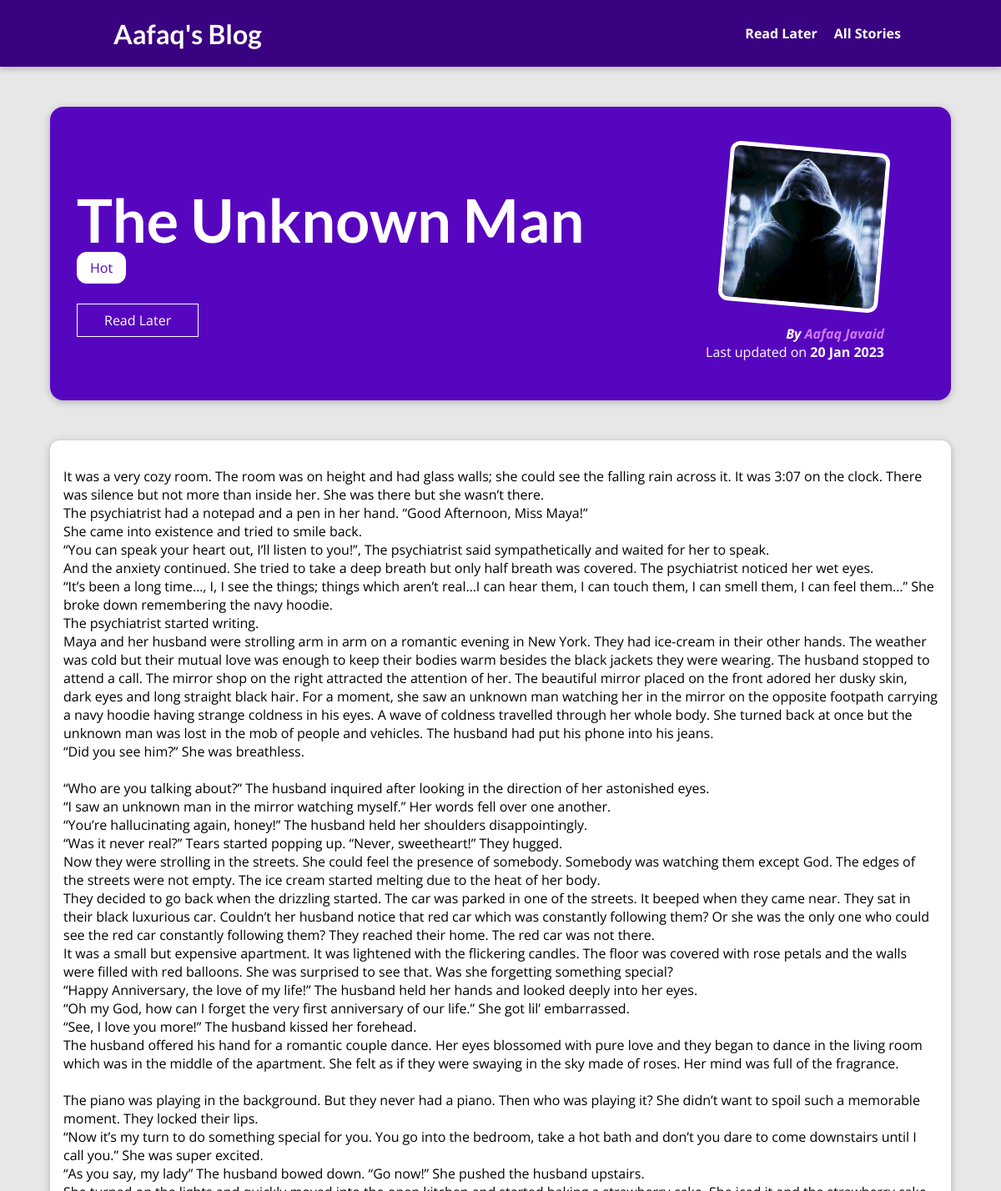
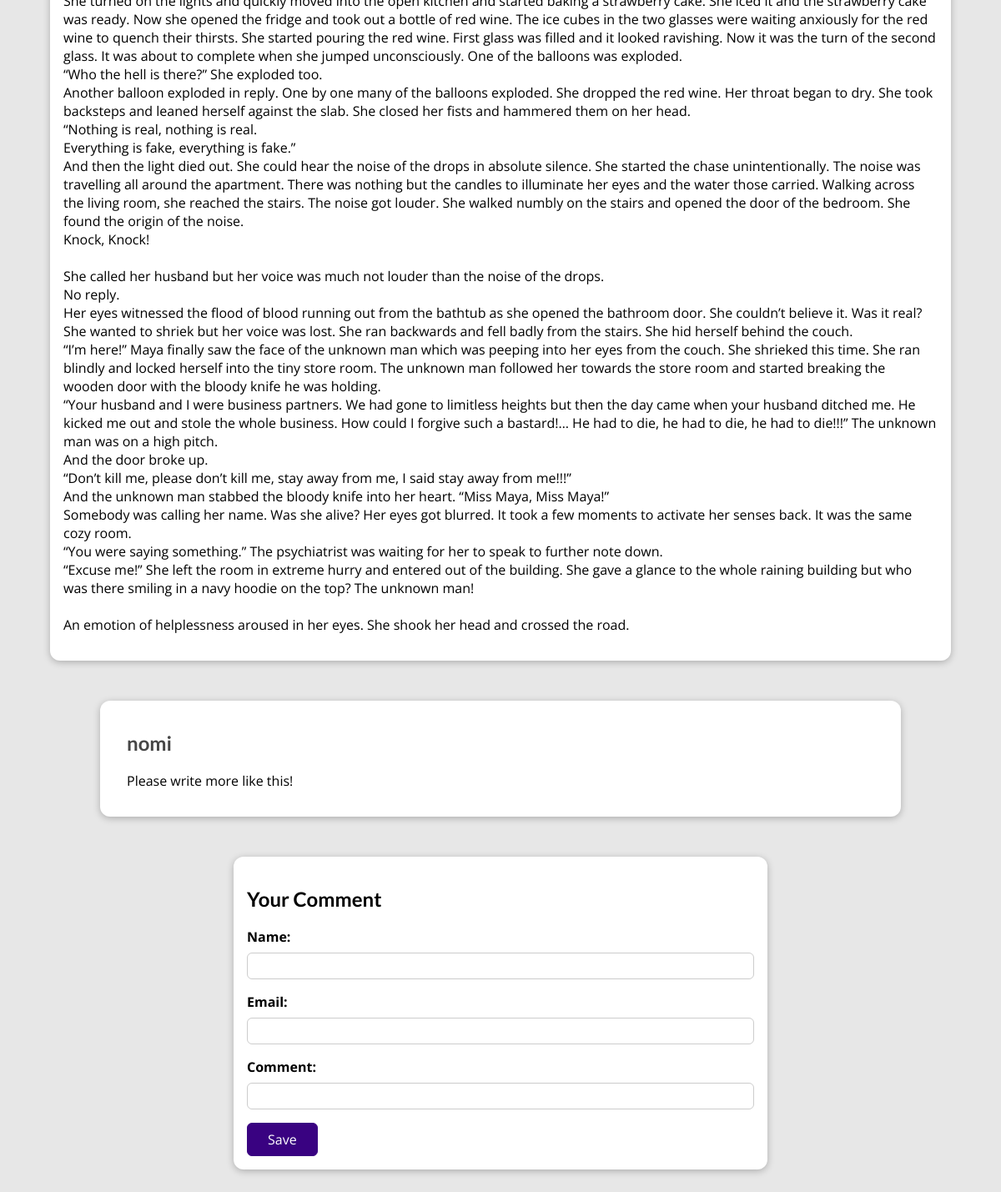
The app's page /posts/the-unknown-man with its own data (2 pictures, top to bottom).
### blog/models.py (models this page shows, shortened)
class Post(models.Model):
    title = models.CharField(max_length=100)
    excerpt = models.CharField(max_length=300)
    date = models.DateField(auto_now=True)
    image = models.ImageField(upload_to="images", null=True)
    content = models.TextField(validators=[MinLengthValidator(10)])
    slug = models.SlugField(unique=True, db_index=True)
    author = models.ForeignKey(Author, null=True, on_delete=models.SET_NULL, related_name="posts")
    tag = models.ManyToManyField(Tag, related_name="posts")

class Tag(models.Model):
    caption = models.CharField(max_length=15)

class Author(models.Model):
    first_name = models.CharField(max_length=100)
    last_name = models.CharField(max_length=100)
    email = models.EmailField()
    def __str__(self):
        return self.first_name + " " + self.last_name

class Comment(models.Model):
    username = models.CharField(max_length=100)
    email = models.EmailField()
    text = models.CharField(max_length=300)
    post = models.ForeignKey(Post, on_delete=models.CASCADE, related_name="comments")

### blog/views.py (the view, shortened to what this page needs)
# urls.py: path("posts/<slug:slug>", views.PostDetailView.as_view(), name="post-detail-page"),
class PostDetailView(View):
    def is_stored_post(self, request, post_id):
        stored_posts = request.session.get("stored_posts")
        if stored_posts is not None:
            is_saved_for_later = post_id in stored_posts
        else:
            is_saved_for_later = False
        return is_saved_for_later
    def get(self, request, slug):
        post = Post.objects.get(slug=slug)
        context = {
            "post": post,
            "post_tags": post.tag.all(),
            "comment_form": CommentForm(),
            "comments": post.comments.all().order_by("-id"),
            "saved_for_later": self.is_stored_post(request, post.id)
        }
        return render(request, "blog/post-detail.html", context)

### blog/forms.py
class CommentForm(forms.ModelForm):
    class Meta:
        model = Comment
        exclude = ["post"]
        labels = {
            "username": "Name",
            "email": "Email",
            "text": "Comment"
        }

### blog/templates/blog/post-detail.html (shortened to what this page needs)
{% extends "base.html" %}
{% load static %}
{% block css_files %}
<link rel="stylesheet" href="{% static "blog/post-detail.css" %}">
{% endblock %}
{% block content %}
<section id="summary">
    <h2>{{post.title}}</h2>
    <div>
        {% for tag in post_tags %}
            <span class="tag" > {{ tag.caption }} </span>
        {% endfor %}
    </div>
    <div id="read-later">
        <form action="{% url 'read-later-page' %}" method="POST">
            <button>
                {% if saved_for_later %}
                    Remove from Read Later
                {% else %}
                    Read Later
                {% endif %}
            </button>
        </form>
    </div>
    <article>
        <img src="{{ post.image.url }}" alt="{{ post.title }}">
        <address>By <a href="mailto:{{ post.author.email }}"> {{post.author}} </a> </address>
        <div>
            Last updated on <time>{{post.date|date:"d M Y"}}</time>
        </div>
    </article>
</section>
<main>
    {{post.content|linebreaks}}
</main>
<section id="comments">
    <ul>
        {% for comment in comments %}
            <li>
                <h2>{{ comment.username }}</h2>
                <p>{{ comment.text|linebreaks }}</p>
            </li>
        {% endfor %}
    </ul>
</section>
<section id="comment-form">
    <h2>Your Comment</h2>
    <div>
        <form action="{% url 'post-detail-page' post.slug %}" method="POST" >
            {% for form_field in comment_form  %}
            <div class="form-control {% if form_field.errors %}invalid{% endif %}">
                {{ form_field.label_tag }}
                {{ form_field }}
            </div>
            {% endfor %}
            <button>Save</button>
        </form>
    </div>
</section>
{% endblock %}

### static/app.css (style rules this page uses)
* { box-sizing: border-box; }
html { font-family: 'Open Sans', 'Lato', sans-serif; }
body { margin: 0; }
h1, h2, h3 { font-family: 'Lato', sans-serif; font-weight: bold; }

### blog/static/blog/post-detail.css (style rules this page uses)
body { background-color: #e7e7e7; }
#summary { margin: 8rem auto 3rem auto; padding: 2rem; width: 90%; max-width: 90rem; border-radius: 16px; background-color: #5706c0; position: relative; box-shadow: 0 2px 8px rgba(0, 0, 0, 0.25); height: 22rem; }
#summary h2 { color: white; font-size: 4.5rem; margin-bottom: 0.25rem }
#summary article { position: absolute; top: 2rem; right: 3rem; padding: 1rem 2rem; border-radius: 12px; text-align: right; color: white; }
#summary article img { width: 12rem; height: 12rem; border-radius: 12px; transform: rotateZ(5deg); border: 5px solid white; margin-bottom: 1rem; }
#summary address { font-weight: bold; }
#summary a { color: #cf79f1; text-decoration: none; }
#summary time { font-weight: bold; }
#read-later { margin: 2rem 0rem; }
#read-later button { background-color: transparent; border: 1px solid white; padding: 0.5rem 2rem; font: inherit; color: white; cursor: pointer; }
main { width: 90%; max-width: 90rem; margin: 3rem auto; background-color: white; padding: 1rem; border-radius: 12px; box-shadow: 0 2px 8px rgba(0, 0, 0, 0.25); }
.tag { background-color: white; color: #5706c0; padding: 0.5rem 1rem; border-radius: 12px; margin-right: 5px; }
#comment-form { margin: 3rem auto; width: 90%; max-width: 40rem; border-radius: 12px; background-color: white; box-shadow: 0 2px 8px rgba(0, 0, 0, 0.25); padding: 1rem; }
#comment-form button { font: inherit; background-color: #390281; color: white; border: 1px solid #390281; padding: 0.5rem 1.5rem; border-radius: 6px; cursor: pointer; }
.form-control { margin-bottom: 1rem; }
.form-control label { margin-bottom: 0.5rem; font-weight: bold; display: block; }
.form-control input, .form-control textarea { display: block; width: 100%; font: inherit; padding: 0.25rem; border-radius: 6px; border: 1px solid #ccc; }
#comments { margin: 3rem auto; width: 90%; max-width: 60rem; border-radius: 12px; background-color: white; box-shadow: 0 2px 8px rgba(0, 0, 0, 0.25); padding: 1rem 2rem; }
#comments ul { list-style: none; margin: 0; padding: 0; }
#comments li { margin-bottom: 1rem; border-bottom: 2px solid #ccc; }
#comments li:last-of-type { border-bottom: none; }
#comments h2 { color: #464646; }

### records on screen
Post: title "The Unknown Man", image (picture), author "Aafaq Javaid", date "20 Jan 2023", content "It was a very cozy room. The room was on height and had glass walls; she could see the falling rain across it. It was 3:07 on the clock. There was silence but not more than inside her. She was there but she wasn’t there. The psychiatrist had a notepad and a pen in her hand. “Good Afternoon, Miss Maya!” She came into existence and tried to smile back. “You can speak your heart out, I’ll listen to you!”, The psychiatrist said sympathetically and waited for her to speak. And the anxiety continued. She tried to take a deep breath but only half breath was covered. The psychiatrist noticed her wet eyes. “It’s been a long time…, I, I see the things; things which aren’t real…I can hear them, I can…"
Tag: caption "Hot"
Comment: username "nomi", text "Please write more like this!"
